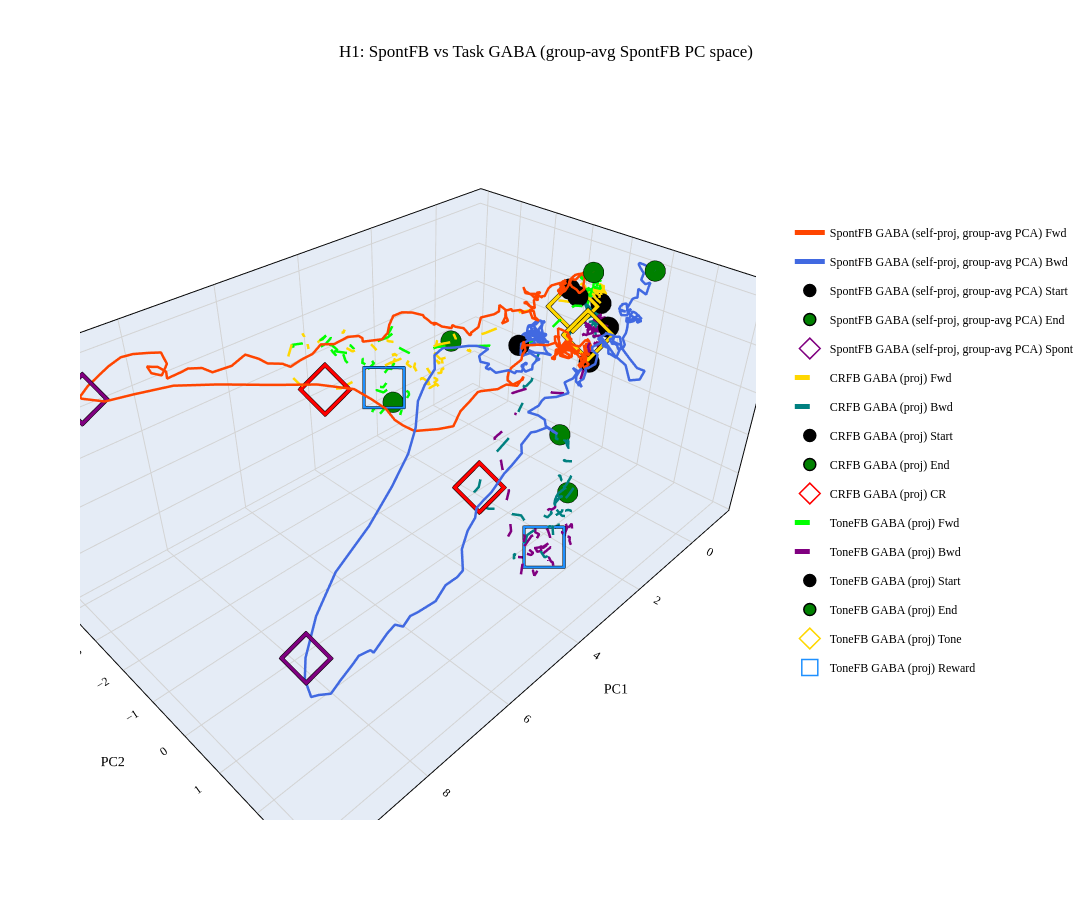

Write notebook code for a chart like this one.
### Code cell
# Overlay: SpontFB (self-projected) + Task projected (GABA, group-averaged)
# Both trajectories are in the same group-averaged PCA space for valid comparison.
if 'SpontFB_GABA' in results:
    tsets = []

    # Use the first available cross-projection's PCA to self-project SpontFB
    first_xp_key = None
    for k in ['Spont->CRFB', 'Spont->ToneFB']:
        if k in cross_results_group_avg:
            first_xp_key = k
            break

    if first_xp_key is not None:
        pca_grp = cross_results_group_avg[first_xp_key]['pca_fit']
        X_spont_avg, ts_spont, _ = extract_group_averaged_data(
            results['SpontFB_GABA']['data'], GABA_GROUPS)
        proj_spont = project_onto_pca(pca_grp, X_spont_avg)
        win_spont = slice_window(proj_spont, ts_spont, EVENT_IDX, WINDOW, DT)
        sd_spont = smooth_trajectories(win_spont, SG_WINDOW, SG_ORDER)
        tsets.append({
            'fwd_smooth': sd_spont['fwd_smooth'],
            'bwd_smooth': sd_spont['bwd_smooth'],
            'label': 'SpontFB GABA (self-proj, group-avg PCA)',
            'fwd_color': 'orangered', 'bwd_color': 'royalblue', 'dash': 'solid',
            'event_markers': results['SpontFB_GABA']['event_markers'],
        })

    for key, color_fwd, color_bwd in [
        ('Spont->CRFB', 'gold', 'teal'),
        ('Spont->ToneFB', 'lime', 'purple'),
    ]:
        if key in cross_results_group_avg:
            cr = cross_results_group_avg[key]
            tsets.append({
                'fwd_smooth': cr['smooth_data']['fwd_smooth'],
                'bwd_smooth': cr['smooth_data']['bwd_smooth'],
                'label': f'{cr['project_dataset']} GABA (proj)',
                'fwd_color': color_fwd, 'bwd_color': color_bwd, 'dash': 'dash',
                'event_markers': cr['event_markers'],
            })
    if len(tsets) > 1:
        fig = build_overlay_figure(
            tsets, title='H1: SpontFB vs Task GABA (group-avg SpontFB PC space)')
        fig.show()

### Figure 1 — Plotly figure (JSON) as saved in the notebook; plotly's stock layout.template omitted (floating-point values rounded to 4 significant figures; data arrays with more than 128 entries replaced by an {"elided": "..."} marker saying what was removed)
{"data": [{"line": {"color": "orangered", "dash": "solid", "width": 5}, "mode": "lines", "name": "SpontFB GABA (self-proj, group-avg PCA) Fwd", "type": "scatter3d", "x": {"elided": "301 float values"}, "y": {"elided": "301 float values"}, "z": {"elided": "301 float values"}}, {"line": {"color": "royalblue", "dash": "solid", "width": 5}, "mode": "lines", "name": "SpontFB GABA (self-proj, group-avg PCA) Bwd", "type": "scatter3d", "x": {"elided": "301 float values"}, "y": {"elided": "301 float values"}, "z": {"elided": "301 float values"}}, {"legendgroup": "SpontFB GABA (self-proj, group-avg PCA) Start", "marker": {"color": "black", "line": {"color": "black", "width": 1.5}, "size": 12, "symbol": "circle"}, "mode": "markers", "name": "SpontFB GABA (self-proj, group-avg PCA) Start", "showlegend": true, "type": "scatter3d", "x": [-0.05406], "y": [0.2617], "z": [-0.9329]}, {"legendgroup": "SpontFB GABA (self-proj, group-avg PCA) Start", "marker": {"color": "black", "line": {"color": "black", "width": 1.5}, "size": 12, "symbol": "circle"}, "mode": "markers", "name": "SpontFB GABA (self-proj, group-avg PCA) Start", "showlegend": false, "type": "scatter3d", "x": [1.262], "y": [-0.6244], "z": [-0.3655]}, {"legendgroup": "SpontFB GABA (self-proj, group-avg PCA) End", "marker": {"color": "green", "line": {"color": "black", "width": 1.5}, "size": 12, "symbol": "circle"}, "mode": "markers", "name": "SpontFB GABA (self-proj, group-avg PCA) End", "showlegend": true, "type": "scatter3d", "x": [-0.1418], "y": [0.04595], "z": [1.017]}, {"legendgroup": "SpontFB GABA (self-proj, group-avg PCA) End", "marker": {"color": "green", "line": {"color": "black", "width": 1.5}, "size": 12, "symbol": "circle"}, "mode": "markers", "name": "SpontFB GABA (self-proj, group-avg PCA) End", "showlegend": false, "type": "scatter3d", "x": [-0.9143], "y": [0.9803], "z": [1.097]}, {"legendgroup": "SpontFB GABA (self-proj, group-avg PCA) Spont", "marker": {"color": "purple", "line": {"color": "black", "width": 1.5}, "size": 18, "symbol": "diamond-open"}, "mode": "markers", "name": "SpontFB GABA (self-proj, group-avg PCA) Spont", "showlegend": true, "type": "scatter3d", "x": [9.189], "y": [-3.66], "z": [0.4928]}, {"legendgroup": "SpontFB GABA (self-proj, group-avg PCA) Spont", "marker": {"color": "purple", "line": {"color": "black", "width": 1.5}, "size": 18, "symbol": "diamond-open"}, "mode": "markers", "name": "SpontFB GABA (self-proj, group-avg PCA) Spont", "showlegend": false, "type": "scatter3d", "x": [9.941], "y": [3.179], "z": [0.1164]}, {"line": {"color": "gold", "dash": "dash", "width": 5}, "mode": "lines", "name": "CRFB GABA (proj) Fwd", "type": "scatter3d", "x": {"elided": "301 float values"}, "y": {"elided": "301 float values"}, "z": {"elided": "301 float values"}}, {"line": {"color": "teal", "dash": "dash", "width": 5}, "mode": "lines", "name": "CRFB GABA (proj) Bwd", "type": "scatter3d", "x": {"elided": "301 float values"}, "y": {"elided": "301 float values"}, "z": {"elided": "301 float values"}}, {"legendgroup": "CRFB GABA (proj) Start", "marker": {"color": "black", "line": {"color": "black", "width": 1.5}, "size": 12, "symbol": "circle"}, "mode": "markers", "name": "CRFB GABA (proj) Start", "showlegend": true, "type": "scatter3d", "x": [-0.8109], "y": [-0.1123], "z": [0.04443]}, {"legendgroup": "CRFB GABA (proj) Start", "marker": {"color": "black", "line": {"color": "black", "width": 1.5}, "size": 12, "symbol": "circle"}, "mode": "markers", "name": "CRFB GABA (proj) Start", "showlegend": false, "type": "scatter3d", "x": [-0.2643], "y": [-0.3476], "z": [0.3149]}, {"legendgroup": "CRFB GABA (proj) End", "marker": {"color": "green", "line": {"color": "black", "width": 1.5}, "size": 12, "symbol": "circle"}, "mode": "markers", "name": "CRFB GABA (proj) End", "showlegend": true, "type": "scatter3d", "x": [1.924], "y": [-1.916], "z": [-0.5049]}, {"legendgroup": "CRFB GABA (proj) End", "marker": {"color": "green", "line": {"color": "black", "width": 1.5}, "size": 12, "symbol": "circle"}, "mode": "markers", "name": "CRFB GABA (proj) End", "showlegend": false, "type": "scatter3d", "x": [0.9328], "y": [0.3967], "z": [-2.261]}, {"legendgroup": "CRFB GABA (proj) CR", "marker": {"color": "red", "line": {"color": "black", "width": 1.5}, "size": 18, "symbol": "diamond-open"}, "mode": "markers", "name": "CRFB GABA (proj) CR", "showlegend": true, "type": "scatter3d", "x": [5.534], "y": [-1.711], "z": [-0.05141]}, {"legendgroup": "CRFB GABA (proj) CR", "marker": {"color": "red", "line": {"color": "black", "width": 1.5}, "size": 18, "symbol": "diamond-open"}, "mode": "markers", "name": "CRFB GABA (proj) CR", "showlegend": false, "type": "scatter3d", "x": [4.457], "y": [1.185], "z": [-1.327]}, {"line": {"color": "lime", "dash": "dash", "width": 5}, "mode": "lines", "name": "ToneFB GABA (proj) Fwd", "type": "scatter3d", "x": {"elided": "301 float values"}, "y": {"elided": "301 float values"}, "z": {"elided": "301 float values"}}, {"line": {"color": "purple", "dash": "dash", "width": 5}, "mode": "lines", "name": "ToneFB GABA (proj) Bwd", "type": "scatter3d", "x": {"elided": "301 float values"}, "y": {"elided": "301 float values"}, "z": {"elided": "301 float values"}}, {"legendgroup": "ToneFB GABA (proj) Start", "marker": {"color": "black", "line": {"color": "black", "width": 1.5}, "size": 12, "symbol": "circle"}, "mode": "markers", "name": "ToneFB GABA (proj) Start", "showlegend": true, "type": "scatter3d", "x": [-0.2779], "y": [-0.5783], "z": [0.4011]}, {"legendgroup": "ToneFB GABA (proj) Start", "marker": {"color": "black", "line": {"color": "black", "width": 1.5}, "size": 12, "symbol": "circle"}, "mode": "markers", "name": "ToneFB GABA (proj) Start", "showlegend": false, "type": "scatter3d", "x": [-0.4032], "y": [0.4025], "z": [-0.1826]}, {"legendgroup": "ToneFB GABA (proj) End", "marker": {"color": "green", "line": {"color": "black", "width": 1.5}, "size": 12, "symbol": "circle"}, "mode": "markers", "name": "ToneFB GABA (proj) End", "showlegend": true, "type": "scatter3d", "x": [2.876], "y": [-2.721], "z": [-1.964]}, {"legendgroup": "ToneFB GABA (proj) End", "marker": {"color": "green", "line": {"color": "black", "width": 1.5}, "size": 12, "symbol": "circle"}, "mode": "markers", "name": "ToneFB GABA (proj) End", "showlegend": false, "type": "scatter3d", "x": [1.371], "y": [1.054], "z": [-3.226]}, {"legendgroup": "ToneFB GABA (proj) Tone", "marker": {"color": "gold", "line": {"color": "black", "width": 1.5}, "size": 18, "symbol": "diamond-open"}, "mode": "markers", "name": "ToneFB GABA (proj) Tone", "showlegend": true, "type": "scatter3d", "x": [-0.2315], "y": [-0.4347], "z": [0.06688]}, {"legendgroup": "ToneFB GABA (proj) Tone", "marker": {"color": "gold", "line": {"color": "black", "width": 1.5}, "size": 18, "symbol": "diamond-open"}, "mode": "markers", "name": "ToneFB GABA (proj) Tone", "showlegend": false, "type": "scatter3d", "x": [0.08784], "y": [0.2367], "z": [-0.2382]}, {"legendgroup": "ToneFB GABA (proj) Reward", "marker": {"color": "dodgerblue", "line": {"color": "black", "width": 1.5}, "size": 18, "symbol": "square-open"}, "mode": "markers", "name": "ToneFB GABA (proj) Reward", "showlegend": true, "type": "scatter3d", "x": [3.225], "y": [-2.638], "z": [-1.401]}, {"legendgroup": "ToneFB GABA (proj) Reward", "marker": {"color": "dodgerblue", "line": {"color": "black", "width": 1.5}, "size": 18, "symbol": "square-open"}, "mode": "markers", "name": "ToneFB GABA (proj) Reward", "showlegend": false, "type": "scatter3d", "x": [3.517], "y": [2.06], "z": [-2.793]}], "layout": {"font": {"color": "black", "family": "Times New Roman, serif", "size": 12}, "height": 900, "legend": {"orientation": "v", "x": 1.05, "y": 0.5}, "margin": {"b": 80, "l": 80, "r": 220, "t": 80}, "paper_bgcolor": "white", "plot_bgcolor": "white", "scene": {"xaxis": {"gridcolor": "lightgrey", "linecolor": "black", "linewidth": 2, "mirror": true, "showgrid": true, "showline": true, "title": {"text": "PC1"}, "zeroline": true, "zerolinecolor": "lightgrey", "zerolinewidth": 2}, "yaxis": {"gridcolor": "lightgrey", "linecolor": "black", "linewidth": 2, "mirror": true, "showgrid": true, "showline": true, "title": {"text": "PC2"}, "zeroline": true, "zerolinecolor": "lightgrey", "zerolinewidth": 2}, "zaxis": {"gridcolor": "lightgrey", "linecolor": "black", "linewidth": 2, "mirror": true, "showgrid": true, "showline": true, "title": {"text": "PC3"}, "zeroline": true, "zerolinecolor": "lightgrey", "zerolinewidth": 2}}, "title": {"text": "H1: SpontFB vs Task GABA (group-avg SpontFB PC space)", "x": 0.5, "xanchor": "center", "y": 0.95}, "width": 1200}}
